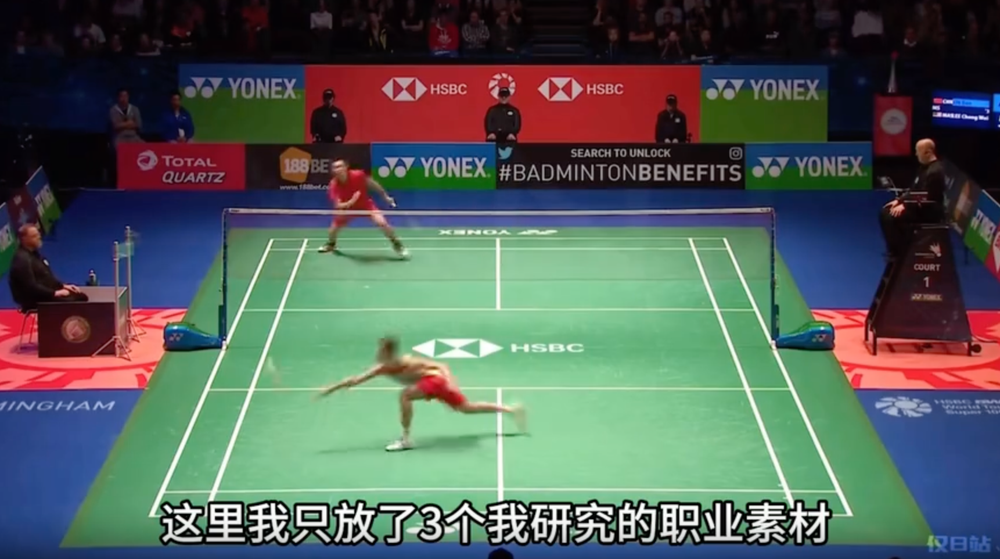
#> input picture images/001.png, 1000 x 559 px, shrunk from 1722 x 962 before the run
$ jupyter execute findCourt.ipynb
#> lines starting #> are read from the running program, lines starting #| are printed output that depends on the picture; after the words box and inside, x2 and y2 are one past the last pixel; in counts of white or black regions, pixels touching at a corner belong together
[cell 1]
import cv2
import numpy as np

from matplotlib import pyplot as plt

[cell 2]
def show(figsize, cols, *images):
    rows = len(images) // cols + 1
    plt.figure(figsize=figsize)
    for idx, (title, img) in enumerate(images):
        plt.subplot(int(f"{rows}{cols}{idx + 1}"))
        plt.axis("off")
        plt.imshow(img)
        plt.title(f"No.{idx + 1} {title}")

[cell 3]
img = cv2.imread("images/001.png")
#> img is the input picture: shape (559, 1000, 3); mean B, G, R 89.1, 94.8, 83.1

green = [
    np.array([40, 40, 40]),
    np.array([80, 255, 255])
]

def pre_process(img, color):
    hsv = cv2.cvtColor(img, cv2.COLOR_BGR2HSV)
#> hsv: shape (559, 1000, 3); mean H, S, V 97.8, 127.4, 121.1
    lower, upper = color
    mask = cv2.inRange(hsv, lower, upper)
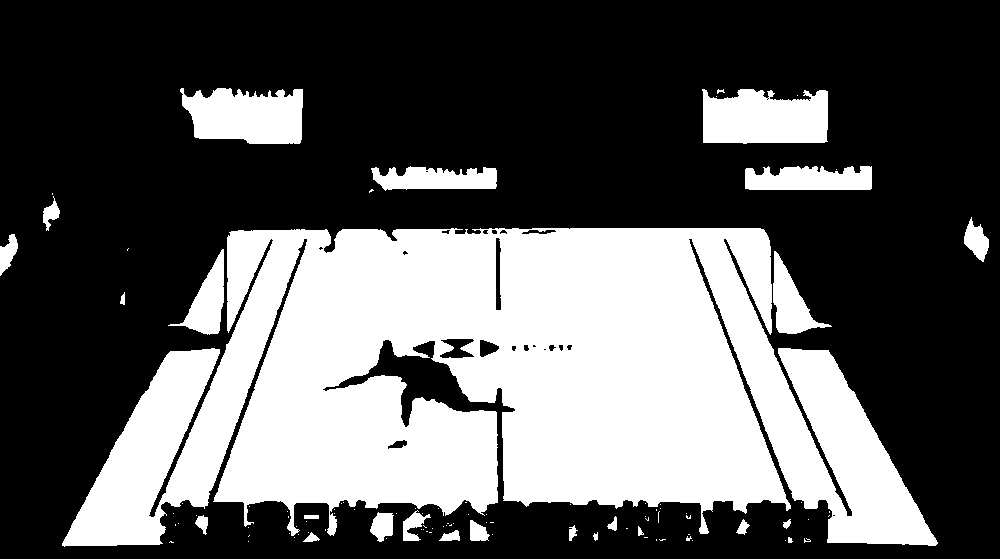
#> mask: shape (559, 1000); 36.2% white; 101 white regions (75 under 20 px)
    blurred = cv2.GaussianBlur(mask, (15, 15), 0)
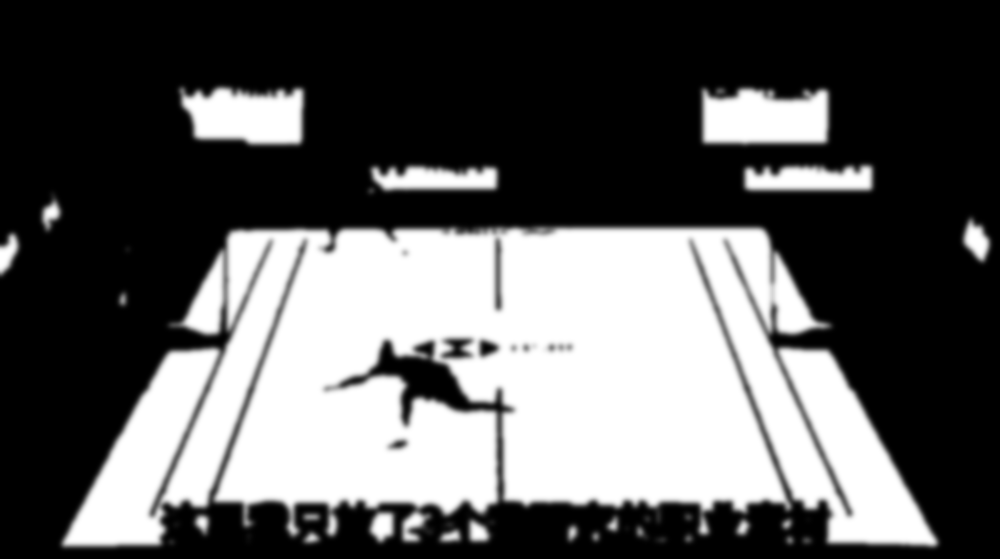
#> blurred: shape (559, 1000); min 0, max 255, mean 92.2
    dilated = cv2.dilate(blurred, None, iterations=1)
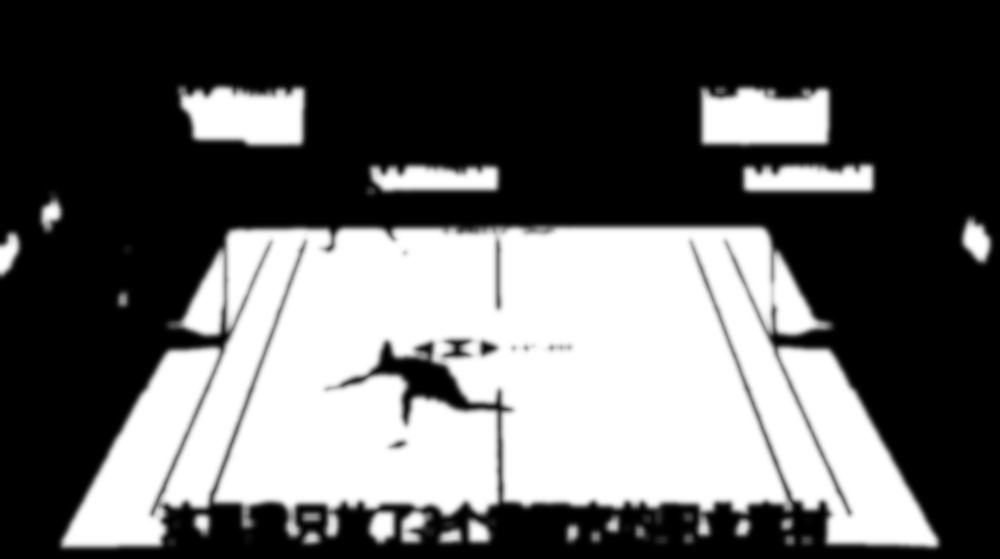
#> dilated: shape (559, 1000); min 0, max 255, mean 96.1
    return dilated

def order_points(box):
    # Initialize a list of coordinates that will be ordered
    sbox = box.reshape(4, 2)
    ret = np.zeros((4, 2), dtype=np.int32)
    s = sbox.sum(axis=1)
    ret[0] = sbox[np.argmin(s)]
    ret[2] = sbox[np.argmax(s)]

    diff = np.diff(sbox, axis=1)
    ret[1] = sbox[np.argmin(diff)]
    ret[3] = sbox[np.argmax(diff)]
    return ret

def find_court(img):
    contours, _ = cv2.findContours(img, cv2.RETR_EXTERNAL, cv2.CHAIN_APPROX_SIMPLE)
#> contours = 11 contours; largest, box (x1, y1, x2, y2) and area: (55, 220, 945, 554) 225848, (695, 81, 836, 152) 9230, (173, 80, 311, 152) 8526, (737, 158, 880, 198) 5236, (362, 159, 505, 200) 4987
    contours = sorted(contours, key=cv2.contourArea, reverse=True)
    for contour in contours:
        epsilon = 0.02 * cv2.arcLength(contour, True)
        approx = cv2.approxPolyDP(contour, epsilon, True)
        # If our approximated contour has four points, we can assume it's the box
        if len(approx) == 4:
            return order_points(approx)
#> this loop made 1 pass
#> (epsilon, sbox in order_points, s in order_points, diff in order_points) on pass 1: (64.31, [[55, 538], [944, 547], [761, 220], [226, 224]], [593, 1491, 981, 450], [483, -397, -541, -2])
#> `court = find_court(dilated)`: court = [[226, 224], [761, 220], [944, 547], [55, 538]]

def draw_box(img, box):
    ret = cv2.cvtColor(img,  cv2.COLOR_BGR2RGB)
    cv2.drawContours(ret, [box], 0, (255, 0, 255), 10)
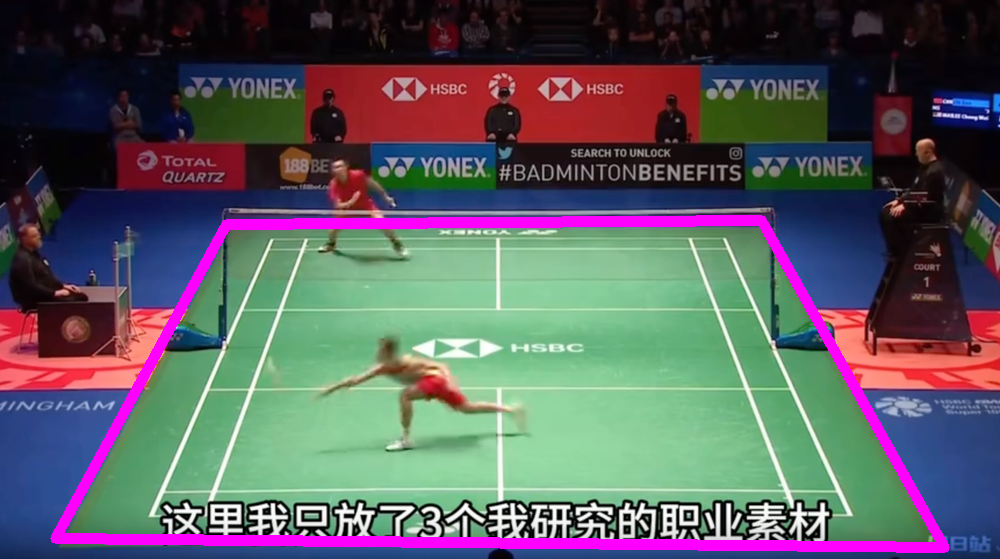
#> ret: shape (559, 1000, 3); mean R, G, B 90.5, 91.1, 94.9
    return ret

def cut(img, box):
    ret = cv2.cvtColor(img, cv2.COLOR_BGR2RGB)
    (x, y, w, h) = cv2.boundingRect(box)
#> x = 55; y = 220; w = 890; h = 328
    return ret[y:y+h, x:x+w]
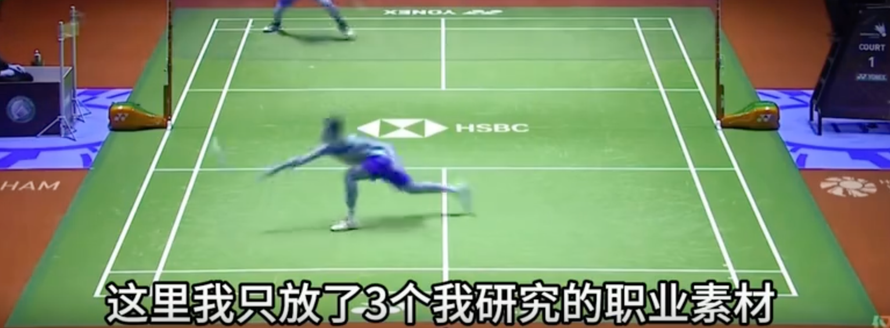
#> returned value: shape (328, 890, 3); mean of channels 0, 1, 2 111.1, 148.1, 125; drawn as B, G, R

def transform(img, box):
    ret = cv2.cvtColor(img, cv2.COLOR_BGR2RGB)
    (top_left, top_right, bottom_left, bottom_right) = box
#> top_left = [226, 224]; top_right = [761, 220]; bottom_left = [944, 547]; bottom_right = [55, 538]
    width_bottom = np.sqrt(((bottom_right[0] - bottom_left[0]) ** 2) + ((bottom_right[1] - bottom_left[1]) ** 2))
#> width_bottom = 889
    width_top = np.sqrt(((top_right[0] - top_left[0]) ** 2) + ((top_right[1] - top_left[1]) ** 2))
#> width_top = 535
    width = max(int(width_bottom), int(width_top))
#> width = 889

    height_right = np.sqrt(((top_right[0] - bottom_right[0]) ** 2) + ((top_right[1] - bottom_right[1]) ** 2))
#> height_right = 774.3
    height_left = np.sqrt(((top_left[0] - bottom_left[0]) ** 2) + ((top_left[1] - bottom_left[1]) ** 2))
#> height_left = 787.3
    height = max(int(height_right), int(height_left))
#> height = 787

    dst = np.array([[0, 0], [width - 1, 0], [width - 1, height - 1], [0, height - 1]], dtype=np.float32)
#> dst = [[0, 0], [888, 0], [888, 786], [0, 786]]

    matrix = cv2.getPerspectiveTransform(box.astype(np.float32), dst)
#> matrix = [[3.33, 1.82, -1160.3], [0.0601, 8.03, -1813.2], [0.000139, 0.00407, 1]]
    return cv2.warpPerspective(ret, matrix, (width, height)).astype(np.uint8)
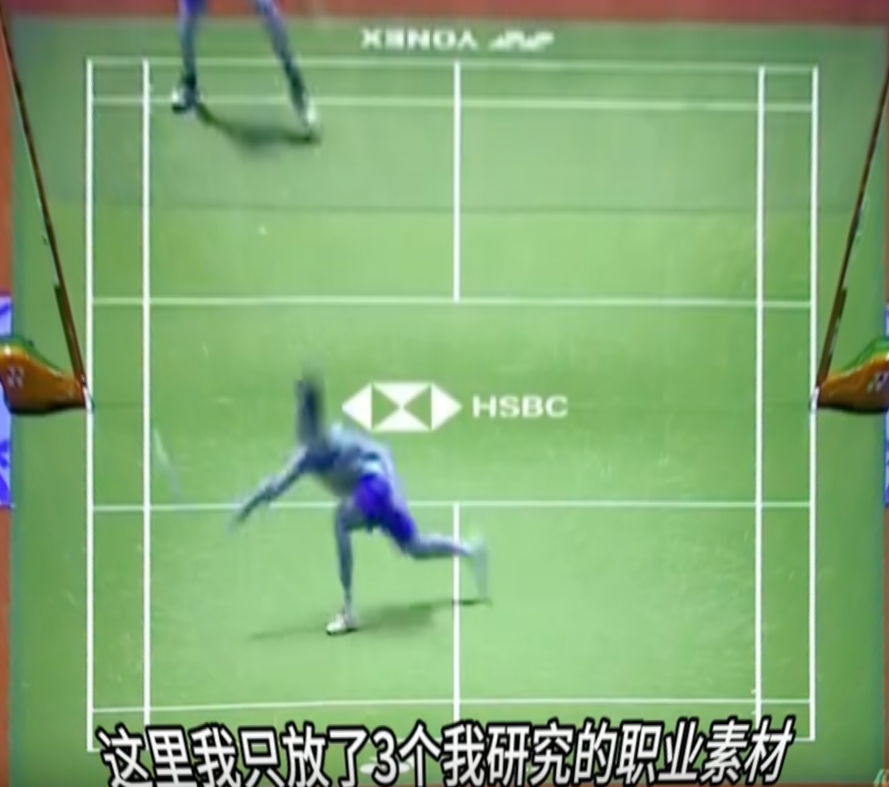
#> returned value: shape (787, 889, 3); mean of channels 0, 1, 2 118.1, 170.4, 131.7; drawn as B, G, R

dilated = pre_process(img, green)
court = find_court(dilated)

if court is not None:
    show(
        (20, 10), 3,
        ["Origin", cv2.cvtColor(img, cv2.COLOR_BGR2RGB)],
        ["Dilated", dilated],
        ["Box", draw_box(img, court)],
        ["Cut", cut(img, court)],
        ["Transform", transform(img, court)]
    )
#> in show, `rows = len(images) // cols + 1`: rows = 2
